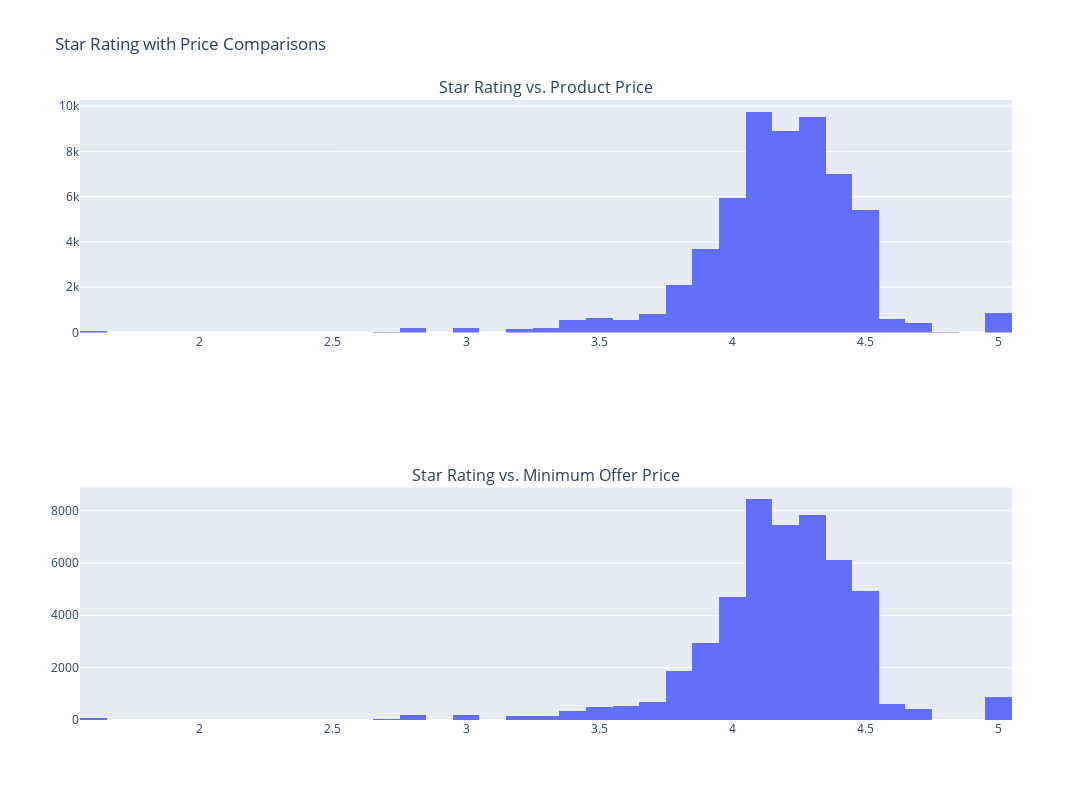

This figure's notebook cell:
### Markdown cell above
<a id="32"></a>
### <div style="text-align:left; border-radius:15px; padding:20px; color:Black; margin:0; font-size:100%; font-family:Arial; background-color:#48cae4; overflow:hidden"><b>⚡ 2. Star Rating with Price Comparisons </b>
</div>
    <a href="#table-of-contents" style="font-family: Arial, sans-serif; font-size: 15px; background-color: #7b2cbf; color: #ffffff; padding: 7px 15px; text-decoration: none; border-radius: 15px;">
        [Table of Content 📜⬆️]
    </a>

### Code cell
# Create subplots with 2 rows and 1 column
fig = make_subplots(rows=2, cols=1, subplot_titles=['Star Rating vs. Product Price', 'Star Rating vs. Minimum Offer Price'])

# First histogram for 'product_star_rating' vs. 'product_price'
hist1 = px.histogram(dfc, x='product_star_rating', y='product_price')
fig.add_trace(hist1.data[0], row=1, col=1)

# Second histogram for 'product_star_rating' vs. 'product_minimum_offer_price'
hist2 = px.histogram(dfc, x='product_star_rating', y='product_minimum_offer_price')
fig.add_trace(hist2.data[0], row=2, col=1)

# Update the layout and show the figure
fig.update_layout(title_text='Star Rating with Price Comparisons', height=800, width=1200)
fig.show()

### Figure 1 — Plotly figure (JSON) as saved in the notebook; plotly's stock layout.template omitted (floating-point values rounded to 4 significant figures; data arrays with more than 128 entries replaced by an {"elided": "..."} marker saying what was removed)
{"data": [{"alignmentgroup": "True", "bingroup": "x", "histfunc": "sum", "hovertemplate": "product_star_rating=%{x}<br>sum of product_price=%{y}<extra></extra>", "legendgroup": "", "marker": {"color": "#636efa", "pattern": {"shape": ""}}, "name": "", "offsetgroup": "", "orientation": "v", "showlegend": false, "type": "histogram", "x": {"elided": "340 float values"}, "xaxis": "x", "y": {"elided": "340 float values"}, "yaxis": "y"}, {"alignmentgroup": "True", "bingroup": "x", "histfunc": "sum", "hovertemplate": "product_star_rating=%{x}<br>sum of product_minimum_offer_price=%{y}<extra></extra>", "legendgroup": "", "marker": {"color": "#636efa", "pattern": {"shape": ""}}, "name": "", "offsetgroup": "", "orientation": "v", "showlegend": false, "type": "histogram", "x": {"elided": "340 float values"}, "xaxis": "x2", "y": {"elided": "340 float values"}, "yaxis": "y2"}], "layout": {"annotations": [{"font": {"size": 16}, "showarrow": false, "text": "Star Rating vs. Product Price", "x": 0.5, "xanchor": "center", "xref": "paper", "y": 1, "yanchor": "bottom", "yref": "paper"}, {"font": {"size": 16}, "showarrow": false, "text": "Star Rating vs. Minimum Offer Price", "x": 0.5, "xanchor": "center", "xref": "paper", "y": 0.375, "yanchor": "bottom", "yref": "paper"}], "height": 800, "title": {"text": "Star Rating with Price Comparisons"}, "width": 1200, "xaxis": {"anchor": "y", "domain": [0, 1]}, "xaxis2": {"anchor": "y2", "domain": [0, 1]}, "yaxis": {"anchor": "x", "domain": [0.625, 1]}, "yaxis2": {"anchor": "x2", "domain": [0, 0.375]}}}
